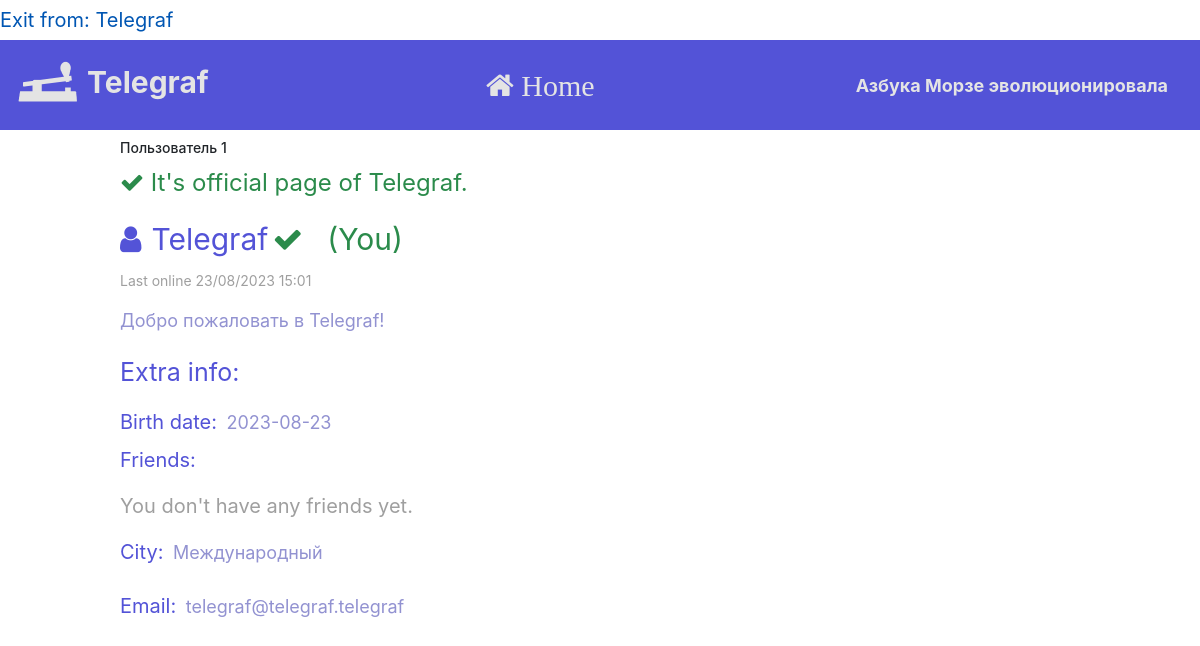
Screenshot of /profile/1 (signed in) with the database file from the repository.
### data/users.py (models this page shows, shortened)
class User(SqlAlchemyBase, UserMixin, SerializerMixin):
    __tablename__ = 'users'
    id = sqlalchemy.Column(sqlalchemy.Integer,
                           primary_key=True, autoincrement=True)
    username = sqlalchemy.Column(sqlalchemy.String)
    bdate = sqlalchemy.Column(sqlalchemy.Date)
    descript = sqlalchemy.Column(sqlalchemy.String)
    friends = sqlalchemy.Column(sqlalchemy.String, default='')
    city = sqlalchemy.Column(sqlalchemy.String)
    email = sqlalchemy.Column(sqlalchemy.String, unique=True)
    last_online = sqlalchemy.Column(sqlalchemy.DateTime,
                                    default=datetime.datetime.now())
    free_chat = sqlalchemy.Column(sqlalchemy.Boolean)
    hashed_password = sqlalchemy.Column(sqlalchemy.String, nullable=True)
    is_verified = sqlalchemy.Column(sqlalchemy.Boolean, default=False)
    is_blocked = sqlalchemy.Column(sqlalchemy.Boolean, default=False)
    block_reason = sqlalchemy.Column(sqlalchemy.String)

### api/index.py (the view, shortened to what this page needs)
@app.route('/profile/<int:id>', methods=['GET', 'POST'])
def profile(id):
    agent = request.headers.get('User-Agent')
    is_mobile = ('iphone' or 'android' or 'blackberry') in agent.lower()
    db_sess = db_session.create_session()
    if current_user.is_authenticated:
        current_user.last_online = datetime.datetime.now()
        db_sess.merge(current_user)
        db_sess.commit()
    user = db_sess.query(User).filter(User.id == id).first()
    if user is None:
        return "Пользователя с таким id пока не существует"
    friends = []
    ids = user.friends.split(', ')
    if '' in ids:
        ids.remove('')
    for friend_id in map(int, ids):
        friend = db_sess.query(User).filter(User.id == friend_id).first()
        if friend is not None:
            friends.append(friend)
    our_request = None
    his_request = None
    if current_user.is_authenticated:
        our_request = db_sess.query(FriendshipRequest).filter(FriendshipRequest.from_id == current_user.id,
                                                              FriendshipRequest.to_id == id).first()
        his_request = db_sess.query(FriendshipRequest).filter(FriendshipRequest.to_id == current_user.id,
                                                              FriendshipRequest.from_id == id).first()
    return render_template('profile.html', is_mobile=is_mobile, title=f'Пользователь {id}', user=user, friends=friends, is_our_request=our_request is not None, is_his_request=his_request is not None, request=his_request);

### api/index.py (called while the page is built)
@login_manager.user_loader
def load_user(user_id):
    db_sess = db_session.create_session()
    return db_sess.query(User).get(user_id)

### data/db_session.py (called while the page is built)
def create_session() -> Session:
    global __factory
    return __factory()

### static/templates/profile.html (shortened to what this page needs)
{% extends "base.html" %}
{% block content %}
<form action="" method="post">
    <h1 style="font-size: 14px; margin-top: 10px;">{{title}}</h1>
    {% if user.id == 1 %}
    <p style="color: #2b8b4b; font-size: 24px;"><i class="fa fa-check"></i>  It's official page of Telegraf.</p>
    {% endif %}
    <label style="font-size: 30px; color: #5353d7"><span class="fa fa-user" style="margin-right: 10px"></span>{{ user.username }}    </label>
    {% if user.is_verified %}
    <span style="color: #2b8b4b; font-size: 30px" class="fa fa-check"></span>
    {% endif %}
    {% if current_user.is_authenticated and user == current_user %}
    <label style="font-size: 30px; color: #2b8b4b; margin-left: 20px">(You)</label>
    {% endif %}
    <p style="font-size: 14px; color: #9f9f9f">Last online {{user.last_online.strftime('%d/%m/%Y %H:%M')}}</p>
    <p style="font-size: 18px; color: #9292d1">{{ user.descript }}</p>
    <p style="font-size: 25px; color: #5353d7; margin-top: 20px">Extra info:</p>
    <label style="font-size: 20px; color: #5353d7">Birth date:</label>
    <label style="font-size: 18px; color: #9292d1; margin-left: 5px;">{{ user.bdate }}</label>
    <p style="font-size: 20px; color: #5353d7">Friends:</p>
    {% if friends == [] %}
    {% if user == current_user %}
    <p style="font-size: 20px; color: #9f9f9f">You don't have any friends yet.</p>
    {% else %}
    <p style="font-size: 20px; color: #9f9f9f">This user doesn't have any friends yet.</p>
    <p style="font-size: 20px; color: #9f9f9f">(He must feel himself alone, offer him your friendship!)</p>
    {% endif %}
    {% endif %}
    <label style="font-size: 20px; color: #5353d7">City:</label>
    <label style="font-size: 18px; color: #9292d1; margin-left: 5px;">{{ user.city }}</label>
    <label style="font-size: 20px; color: #5353d7">Email:</label>
    <label style="font-size: 18px; color: #9292d1; margin-left: 5px;">{{ user.email }}</label>
</form>
{% endblock %}

### static/templates/base.html (shortened to what this page needs)
<!doctype html>
<html lang="en">
<head>
    <link rel="stylesheet"
          href="https://stackpath.bootstrapcdn.com/bootstrap/4.4.1/css/bootstrap.min.css"
>
    <link rel="stylesheet" href="https://maxcdn.bootstrapcdn.com/font-awesome/4.5.0/css/font-awesome.min.css">
</head>
<body>
    <nav>
        {% if current_user.is_authenticated %}
        <a class="navbar-brand" href="/logout">Exit from: {{ current_user.username }}</a>
        {% else %}
        <p>
            <a class="btn btn-primary " href="/register">Зарегистрироваться</a>
            <a class="btn btn-success" href="/login">Войти</a>
        </p>
        {% endif %}
    </nav>
    <header>
        <nav class="navbar navbar-light mainbar">
            {% if is_mobile %}
            <a class="navbar-brand" style="font-size: 30px; color: #e4e4e4; font-weight: bold;" href="#"><img src="{{url_for('static', filename='images/t2.png')}}" height="64" width="64">  Telegraf</a>
            <a style="font-size: 30px; color: #e4e4e4; font-weight: bold;" href="/"><i class="fa fa-home" aria-hidden="true"></i></a>
            {% else %}
            <a class="navbar-brand" style="font-size: 30px; color: #e4e4e4; font-weight: bold;" href="#"><img src="{{url_for('static', filename='images/t2.png')}}" height="64" width="64">  Telegraf</a>
            <a style="font-size: 30px; color: #e4e4e4; font-weight: bold;" href="/"><i class="fa fa-home" aria-hidden="true"> Home</i></a>
            <a class="navbar-brand" style="font-size: 18px; color: #e4e4e4; font-weight: bold;" href="#">Азбука Морзе эволюционировала</a>
            {% endif %}
        </nav>
    </header>
    <main role="main" class="my-container">
        {% block content %}{% endblock %}
    </main>
</body>
</html>

### rows the page displays
User: username "Telegraf", last_online "23/08/2023 15:01", descript "Добро пожаловать в Telegraf!", bdate "2023-08-23", city "Международный", email "telegraf@telegraf.telegraf"

### other values shown
{{ title }} "Пользователь 1"
